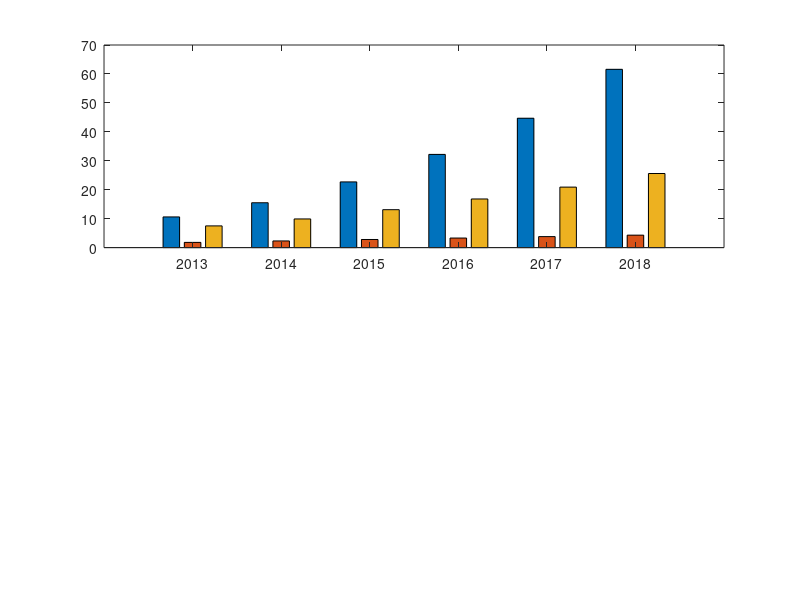

Reproduce this figure in MATLAB. (Note: this script raises an error after producing the figure.)
clear
close all
load datatraffic.mat
video = traffic(:,1);
file_transfers = traffic(:,2);
web = traffic(:,3);

ax1 = subplot(2, 1, 1)
b1 = bar(years, [video, file_transfers, web], 'grouped');
b1(1).FaceColor = 'red'
b1(2).FaceColor = 'blue'
b1(3).FaceColor = 'black'
title('Datatraffic Forecast');
xlabel('Years');
ylabel('Traffic [petabyte]');
legend('Video', 'File transfers', 'Web');
legend('Location', 'NorthWest');
ax1.XTick = years.';

ax2 = subplot(2, 1, 2)
b2 = bar(years, [video, file_transfers, web], 'stacked');

b2(1).FaceColor = 'red'
b2(2).FaceColor = 'blue'
b2(3).FaceColor = 'black'
title('Datatraffic Forecast');
xlabel('Years');
ylabel('Traffic [petabyte]');
legend('Video', 'File transfers', 'Web');
legend('Location', 'NorthWest');
ax2.XTick = years.';